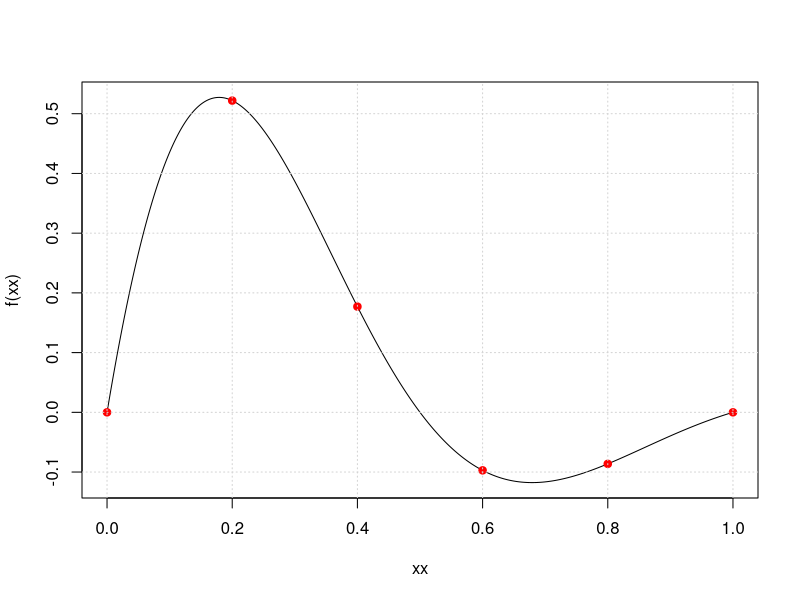

Generate this figure with R: (Note: this script raises an error after producing the figure.)
## This R file contains solution for Exam 2 question 1

###################### Setting up ####################
f = function(x){exp(-3*x)*sin(2*pi*x)} #define the function

##################### (a) interploating polynomial ######################
xx = seq(0,1,length=1000)
plot(xx,f(xx),type='l')

x = seq(0,1,length=6) #sampling 6 points for 5 degree polynomial
y = f(x)
points(x,y,pch=19,col='red')
grid()

print("(a) Interploating Polynomial")
print("x=")
print(x)
print("y=")
print(y)

c = NewtonDD(x,y) 
p = function(z) { 
  Horner(c,z,x) 
}
print("Coefficients are")
print(c)

lines(xx,p(xx),col='blue')

# Checking Error
error = vnorm(f(xx)-p(xx))
print("Error for Interploating Polynomial")
print(error)

##################### (b) least square fitting ##########################
# This fits a linear model using least square
# k is the number of degree
# x is the x coordinate of the points
# y is the y coordinate of the points
k = 5
x = seq(0,1,length=20)
y = f(x)

print("(b) Least Square Fitting")
print("x=")
print(x)
print("y=")
print(y)

xx = seq(0,1,length=1000)
plot(xx,f(xx),type='l')

points(x,y,pch=19,col='red')
grid()

A = matrix(nrow=length(x),ncol=(k+1)) #be aware of the redundancy
for (i in 0:k)  A[,i+1] = x^(i) # set up A
print("Condition Number for t(A) %*% A")
print(Cond(t(A) %*% A))

coeffs = solve(t(A)%*%A, t(A)%*%y) # this x bar, normal equation
print("polynomial coefficients:")
print(t(coeffs))
q = function(z) Horner(coeffs,z) # this is used for ploting 
lines(xx,q(xx),col='blue')

bhat = A %*% coeffs  # the predicted values 
r = y - bhat # r: the residuals 

# Squared Error 
print("squared error of the model, SE:")
SE = t(r) %*% r
print(c(SE,sqrt(SE)))

# Root mean Squared Error, RMSE 
print("RMSE:")
RMSE = sqrt(SE/length(r))
print(c(RMSE))

# 2-norm error
# Checking Error
error = vnorm(f(xx)-q(xx))
print("2-norm error for Least Square")
print(error)

####################### (c) Cubic spline ###########################
x = seq(0,1,length=6) #sampling 6 points for 5 degree cubic spline
y = f(x)

xx = seq(0,1,length=1000)
plot(xx,f(xx),type='l')
points(x,y,pch=19,col='red')
grid()

print("(c) Cubic spline Fitting")
print("x=")
print(x)
print("y=")
print(y)

result = spline(x,y,n=1000,method="fmm")
lines(result,col='blue')

# Checking Error
error = vnorm(f(xx)-result$y)
print("Error for Cubic Spline")
print(error)
